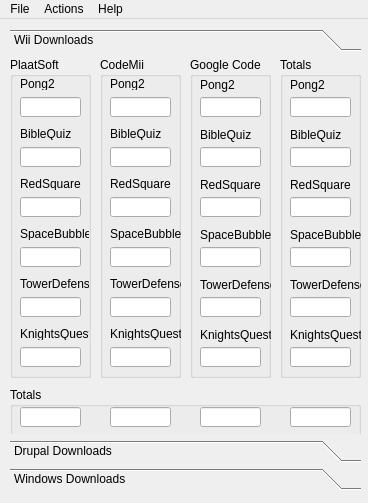
<?xml version="1.0" encoding="UTF-8"?>
<ui version="4.0">
 <class>MainWindow</class>
 <widget class="QMainWindow" name="MainWindow">
  <property name="geometry">
   <rect>
    <x>0</x>
    <y>0</y>
    <width>368</width>
    <height>503</height>
   </rect>
  </property>
  <property name="sizePolicy">
   <sizepolicy hsizetype="Fixed" vsizetype="Fixed">
    <horstretch>0</horstretch>
    <verstretch>0</verstretch>
   </sizepolicy>
  </property>
  <property name="windowTitle">
   <string/>
  </property>
  <property name="windowIcon">
   <iconset>
    <normaloff>images/open.png</normaloff>images/open.png</iconset>
  </property>
  <widget class="QWidget" name="centralWidget">
   <widget class="QToolBox" name="toolBox">
    <property name="geometry">
     <rect>
      <x>10</x>
      <y>10</y>
      <width>351</width>
      <height>461</height>
     </rect>
    </property>
    <property name="currentIndex">
     <number>0</number>
    </property>
    <widget class="QWidget" name="page">
     <property name="geometry">
      <rect>
       <x>0</x>
       <y>0</y>
       <width>351</width>
       <height>380</height>
      </rect>
     </property>
     <attribute name="label">
      <string>Wii Downloads</string>
     </attribute>
     <widget class="QGroupBox" name="groupBox">
      <property name="geometry">
       <rect>
        <x>0</x>
        <y>0</y>
        <width>81</width>
        <height>321</height>
       </rect>
      </property>
      <property name="title">
       <string>PlaatSoft</string>
      </property>
      <widget class="QLabel" name="label">
       <property name="geometry">
        <rect>
         <x>10</x>
         <y>20</y>
         <width>69</width>
         <height>13</height>
        </rect>
       </property>
       <property name="text">
        <string>Pong2</string>
       </property>
      </widget>
      <widget class="QLabel" name="label_4">
       <property name="geometry">
        <rect>
         <x>10</x>
         <y>120</y>
         <width>69</width>
         <height>13</height>
        </rect>
       </property>
       <property name="text">
        <string>RedSquare</string>
       </property>
      </widget>
      <widget class="QLabel" name="label_3">
       <property name="geometry">
        <rect>
         <x>10</x>
         <y>70</y>
         <width>69</width>
         <height>13</height>
        </rect>
       </property>
       <property name="text">
        <string>BibleQuiz</string>
       </property>
      </widget>
      <widget class="QLabel" name="label_2">
       <property name="geometry">
        <rect>
         <x>10</x>
         <y>170</y>
         <width>69</width>
         <height>13</height>
        </rect>
       </property>
       <property name="text">
        <string>SpaceBubble</string>
       </property>
      </widget>
      <widget class="QLabel" name="label_5">
       <property name="geometry">
        <rect>
         <x>10</x>
         <y>220</y>
         <width>69</width>
         <height>13</height>
        </rect>
       </property>
       <property name="text">
        <string>TowerDefense</string>
       </property>
      </widget>
      <widget class="QLineEdit" name="pong2Edit">
       <property name="geometry">
        <rect>
         <x>10</x>
         <y>40</y>
         <width>61</width>
         <height>20</height>
        </rect>
       </property>
       <property name="readOnly">
        <bool>true</bool>
       </property>
      </widget>
      <widget class="QLineEdit" name="bibleQuizEdit">
       <property name="geometry">
        <rect>
         <x>10</x>
         <y>90</y>
         <width>61</width>
         <height>20</height>
        </rect>
       </property>
       <property name="readOnly">
        <bool>true</bool>
       </property>
      </widget>
      <widget class="QLineEdit" name="redSquareEdit">
       <property name="geometry">
        <rect>
         <x>10</x>
         <y>140</y>
         <width>61</width>
         <height>20</height>
        </rect>
       </property>
       <property name="readOnly">
        <bool>true</bool>
       </property>
      </widget>
      <widget class="QLineEdit" name="spaceBubbleEdit">
       <property name="geometry">
        <rect>
         <x>10</x>
         <y>190</y>
         <width>61</width>
         <height>20</height>
        </rect>
       </property>
       <property name="readOnly">
        <bool>true</bool>
       </property>
      </widget>
      <widget class="QLineEdit" name="towerDefenseEdit">
       <property name="geometry">
        <rect>
         <x>10</x>
         <y>240</y>
         <width>61</width>
         <height>20</height>
        </rect>
       </property>
       <property name="readOnly">
        <bool>true</bool>
       </property>
      </widget>
      <widget class="QLineEdit" name="KnightsQuestEdit">
       <property name="geometry">
        <rect>
         <x>10</x>
         <y>290</y>
         <width>61</width>
         <height>20</height>
        </rect>
       </property>
       <property name="readOnly">
        <bool>true</bool>
       </property>
      </widget>
      <widget class="QLabel" name="label_30">
       <property name="geometry">
        <rect>
         <x>10</x>
         <y>270</y>
         <width>69</width>
         <height>13</height>
        </rect>
       </property>
       <property name="text">
        <string>KnightsQuest</string>
       </property>
      </widget>
     </widget>
     <widget class="QGroupBox" name="groupBox_2">
      <property name="geometry">
       <rect>
        <x>180</x>
        <y>0</y>
        <width>81</width>
        <height>321</height>
       </rect>
      </property>
      <property name="title">
       <string>Google Code</string>
      </property>
      <widget class="QLabel" name="label_11">
       <property name="geometry">
        <rect>
         <x>10</x>
         <y>20</y>
         <width>101</width>
         <height>16</height>
        </rect>
       </property>
       <property name="text">
        <string>Pong2</string>
       </property>
      </widget>
      <widget class="QLabel" name="label_12">
       <property name="geometry">
        <rect>
         <x>10</x>
         <y>70</y>
         <width>101</width>
         <height>16</height>
        </rect>
       </property>
       <property name="text">
        <string>BibleQuiz</string>
       </property>
      </widget>
      <widget class="QLabel" name="label_13">
       <property name="geometry">
        <rect>
         <x>10</x>
         <y>120</y>
         <width>91</width>
         <height>16</height>
        </rect>
       </property>
       <property name="text">
        <string>RedSquare</string>
       </property>
      </widget>
      <widget class="QLabel" name="label_14">
       <property name="geometry">
        <rect>
         <x>10</x>
         <y>170</y>
         <width>91</width>
         <height>16</height>
        </rect>
       </property>
       <property name="text">
        <string>SpaceBubble</string>
       </property>
      </widget>
      <widget class="QLabel" name="label_15">
       <property name="geometry">
        <rect>
         <x>10</x>
         <y>220</y>
         <width>81</width>
         <height>16</height>
        </rect>
       </property>
       <property name="text">
        <string>TowerDefense</string>
       </property>
      </widget>
      <widget class="QLineEdit" name="pong2Edit3">
       <property name="geometry">
        <rect>
         <x>10</x>
         <y>40</y>
         <width>61</width>
         <height>20</height>
        </rect>
       </property>
       <property name="readOnly">
        <bool>true</bool>
       </property>
      </widget>
      <widget class="QLineEdit" name="bibleQuizEdit3">
       <property name="geometry">
        <rect>
         <x>10</x>
         <y>90</y>
         <width>61</width>
         <height>20</height>
        </rect>
       </property>
       <property name="readOnly">
        <bool>true</bool>
       </property>
      </widget>
      <widget class="QLineEdit" name="redSquareEdit3">
       <property name="geometry">
        <rect>
         <x>10</x>
         <y>140</y>
         <width>61</width>
         <height>20</height>
        </rect>
       </property>
       <property name="readOnly">
        <bool>true</bool>
       </property>
      </widget>
      <widget class="QLineEdit" name="spaceBubbleEdit3">
       <property name="geometry">
        <rect>
         <x>10</x>
         <y>190</y>
         <width>61</width>
         <height>20</height>
        </rect>
       </property>
       <property name="readOnly">
        <bool>true</bool>
       </property>
      </widget>
      <widget class="QLineEdit" name="towerDefenseEdit3">
       <property name="geometry">
        <rect>
         <x>10</x>
         <y>240</y>
         <width>61</width>
         <height>20</height>
        </rect>
       </property>
       <property name="readOnly">
        <bool>true</bool>
       </property>
      </widget>
      <widget class="QLineEdit" name="KnightsQuestEdit3">
       <property name="geometry">
        <rect>
         <x>10</x>
         <y>290</y>
         <width>61</width>
         <height>20</height>
        </rect>
       </property>
       <property name="readOnly">
        <bool>true</bool>
       </property>
      </widget>
      <widget class="QLabel" name="label_32">
       <property name="geometry">
        <rect>
         <x>10</x>
         <y>270</y>
         <width>81</width>
         <height>16</height>
        </rect>
       </property>
       <property name="text">
        <string>KnightsQuest</string>
       </property>
      </widget>
     </widget>
     <widget class="QGroupBox" name="groupBox_4">
      <property name="geometry">
       <rect>
        <x>270</x>
        <y>0</y>
        <width>81</width>
        <height>321</height>
       </rect>
      </property>
      <property name="title">
       <string>Totals</string>
      </property>
      <widget class="QLabel" name="label_16">
       <property name="geometry">
        <rect>
         <x>10</x>
         <y>20</y>
         <width>71</width>
         <height>16</height>
        </rect>
       </property>
       <property name="text">
        <string>Pong2</string>
       </property>
      </widget>
      <widget class="QLabel" name="label_17">
       <property name="geometry">
        <rect>
         <x>10</x>
         <y>70</y>
         <width>71</width>
         <height>16</height>
        </rect>
       </property>
       <property name="text">
        <string>BibleQuiz</string>
       </property>
      </widget>
      <widget class="QLabel" name="label_18">
       <property name="geometry">
        <rect>
         <x>10</x>
         <y>120</y>
         <width>71</width>
         <height>16</height>
        </rect>
       </property>
       <property name="text">
        <string>RedSquare</string>
       </property>
      </widget>
      <widget class="QLabel" name="label_19">
       <property name="geometry">
        <rect>
         <x>10</x>
         <y>170</y>
         <width>71</width>
         <height>16</height>
        </rect>
       </property>
       <property name="text">
        <string>SpaceBubble</string>
       </property>
      </widget>
      <widget class="QLabel" name="label_20">
       <property name="geometry">
        <rect>
         <x>10</x>
         <y>220</y>
         <width>71</width>
         <height>16</height>
        </rect>
       </property>
       <property name="text">
        <string>TowerDefense</string>
       </property>
      </widget>
      <widget class="QLineEdit" name="pong2Edit4">
       <property name="geometry">
        <rect>
         <x>10</x>
         <y>40</y>
         <width>61</width>
         <height>20</height>
        </rect>
       </property>
       <property name="font">
        <font>
         <weight>75</weight>
         <bold>true</bold>
        </font>
       </property>
       <property name="readOnly">
        <bool>true</bool>
       </property>
      </widget>
      <widget class="QLineEdit" name="bibleQuizEdit4">
       <property name="geometry">
        <rect>
         <x>10</x>
         <y>90</y>
         <width>61</width>
         <height>20</height>
        </rect>
       </property>
       <property name="font">
        <font>
         <weight>75</weight>
         <bold>true</bold>
        </font>
       </property>
       <property name="readOnly">
        <bool>true</bool>
       </property>
      </widget>
      <widget class="QLineEdit" name="redSquareEdit4">
       <property name="geometry">
        <rect>
         <x>10</x>
         <y>140</y>
         <width>61</width>
         <height>20</height>
        </rect>
       </property>
       <property name="font">
        <font>
         <weight>75</weight>
         <bold>true</bold>
        </font>
       </property>
       <property name="readOnly">
        <bool>true</bool>
       </property>
      </widget>
      <widget class="QLineEdit" name="spaceBubbleEdit4">
       <property name="geometry">
        <rect>
         <x>10</x>
         <y>190</y>
         <width>61</width>
         <height>20</height>
        </rect>
       </property>
       <property name="font">
        <font>
         <weight>75</weight>
         <bold>true</bold>
        </font>
       </property>
       <property name="readOnly">
        <bool>true</bool>
       </property>
      </widget>
      <widget class="QLineEdit" name="towerDefenseEdit4">
       <property name="geometry">
        <rect>
         <x>10</x>
         <y>240</y>
         <width>61</width>
         <height>20</height>
        </rect>
       </property>
       <property name="font">
        <font>
         <weight>75</weight>
         <bold>true</bold>
        </font>
       </property>
       <property name="readOnly">
        <bool>true</bool>
       </property>
      </widget>
      <widget class="QLineEdit" name="KnightsQuestEdit4">
       <property name="geometry">
        <rect>
         <x>10</x>
         <y>290</y>
         <width>61</width>
         <height>20</height>
        </rect>
       </property>
       <property name="font">
        <font>
         <weight>75</weight>
         <bold>true</bold>
        </font>
       </property>
       <property name="readOnly">
        <bool>true</bool>
       </property>
      </widget>
      <widget class="QLabel" name="label_33">
       <property name="geometry">
        <rect>
         <x>10</x>
         <y>270</y>
         <width>71</width>
         <height>16</height>
        </rect>
       </property>
       <property name="text">
        <string>KnightsQuest</string>
       </property>
      </widget>
     </widget>
     <widget class="QGroupBox" name="groupBox_5">
      <property name="geometry">
       <rect>
        <x>0</x>
        <y>330</y>
        <width>351</width>
        <height>49</height>
       </rect>
      </property>
      <property name="title">
       <string>Totals</string>
      </property>
      <widget class="QLineEdit" name="totals">
       <property name="geometry">
        <rect>
         <x>10</x>
         <y>20</y>
         <width>61</width>
         <height>20</height>
        </rect>
       </property>
       <property name="font">
        <font>
         <weight>75</weight>
         <bold>true</bold>
        </font>
       </property>
       <property name="readOnly">
        <bool>true</bool>
       </property>
      </widget>
      <widget class="QLineEdit" name="totals2">
       <property name="geometry">
        <rect>
         <x>100</x>
         <y>20</y>
         <width>61</width>
         <height>20</height>
        </rect>
       </property>
       <property name="font">
        <font>
         <weight>75</weight>
         <bold>true</bold>
        </font>
       </property>
       <property name="readOnly">
        <bool>true</bool>
       </property>
      </widget>
      <widget class="QLineEdit" name="totals3">
       <property name="geometry">
        <rect>
         <x>190</x>
         <y>20</y>
         <width>61</width>
         <height>20</height>
        </rect>
       </property>
       <property name="font">
        <font>
         <weight>75</weight>
         <bold>true</bold>
        </font>
       </property>
       <property name="readOnly">
        <bool>true</bool>
       </property>
      </widget>
      <widget class="QLineEdit" name="totals4">
       <property name="geometry">
        <rect>
         <x>280</x>
         <y>20</y>
         <width>61</width>
         <height>20</height>
        </rect>
       </property>
       <property name="font">
        <font>
         <weight>75</weight>
         <bold>true</bold>
        </font>
       </property>
       <property name="readOnly">
        <bool>true</bool>
       </property>
      </widget>
     </widget>
     <widget class="QGroupBox" name="groupBox_3">
      <property name="geometry">
       <rect>
        <x>90</x>
        <y>0</y>
        <width>81</width>
        <height>321</height>
       </rect>
      </property>
      <property name="title">
       <string>CodeMii</string>
      </property>
      <widget class="QLabel" name="label_6">
       <property name="geometry">
        <rect>
         <x>10</x>
         <y>20</y>
         <width>79</width>
         <height>13</height>
        </rect>
       </property>
       <property name="text">
        <string>Pong2</string>
       </property>
      </widget>
      <widget class="QLabel" name="label_7">
       <property name="geometry">
        <rect>
         <x>10</x>
         <y>70</y>
         <width>79</width>
         <height>13</height>
        </rect>
       </property>
       <property name="text">
        <string>BibleQuiz</string>
       </property>
      </widget>
      <widget class="QLabel" name="label_8">
       <property name="geometry">
        <rect>
         <x>10</x>
         <y>120</y>
         <width>79</width>
         <height>13</height>
        </rect>
       </property>
       <property name="text">
        <string>RedSquare</string>
       </property>
      </widget>
      <widget class="QLabel" name="label_9">
       <property name="geometry">
        <rect>
         <x>10</x>
         <y>170</y>
         <width>79</width>
         <height>13</height>
        </rect>
       </property>
       <property name="text">
        <string>SpaceBubble</string>
       </property>
      </widget>
      <widget class="QLabel" name="label_10">
       <property name="geometry">
        <rect>
         <x>10</x>
         <y>220</y>
         <width>79</width>
         <height>13</height>
        </rect>
       </property>
       <property name="text">
        <string>TowerDefense</string>
       </property>
      </widget>
      <widget class="QLineEdit" name="pong2Edit2">
       <property name="geometry">
        <rect>
         <x>10</x>
         <y>40</y>
         <width>61</width>
         <height>20</height>
        </rect>
       </property>
       <property name="readOnly">
        <bool>true</bool>
       </property>
      </widget>
      <widget class="QLineEdit" name="bibleQuizEdit2">
       <property name="geometry">
        <rect>
         <x>10</x>
         <y>90</y>
         <width>61</width>
         <height>20</height>
        </rect>
       </property>
       <property name="readOnly">
        <bool>true</bool>
       </property>
      </widget>
      <widget class="QLineEdit" name="redSquareEdit2">
       <property name="geometry">
        <rect>
         <x>10</x>
         <y>140</y>
         <width>61</width>
         <height>20</height>
        </rect>
       </property>
       <property name="readOnly">
        <bool>true</bool>
       </property>
      </widget>
      <widget class="QLineEdit" name="spaceBubbleEdit2">
       <property name="geometry">
        <rect>
         <x>10</x>
         <y>190</y>
         <width>61</width>
         <height>20</height>
        </rect>
       </property>
       <property name="readOnly">
        <bool>true</bool>
       </property>
      </widget>
      <widget class="QLineEdit" name="towerDefenseEdit2">
       <property name="geometry">
        <rect>
         <x>10</x>
         <y>240</y>
         <width>61</width>
         <height>20</height>
        </rect>
       </property>
       <property name="readOnly">
        <bool>true</bool>
       </property>
      </widget>
      <widget class="QLineEdit" name="KnightsQuestEdit2">
       <property name="geometry">
        <rect>
         <x>10</x>
         <y>290</y>
         <width>61</width>
         <height>20</height>
        </rect>
       </property>
       <property name="readOnly">
        <bool>true</bool>
       </property>
      </widget>
      <widget class="QLabel" name="label_31">
       <property name="geometry">
        <rect>
         <x>10</x>
         <y>270</y>
         <width>79</width>
         <height>13</height>
        </rect>
       </property>
       <property name="text">
        <string>KnightsQuest</string>
       </property>
      </widget>
     </widget>
    </widget>
    <widget class="QWidget" name="page_2">
     <property name="geometry">
      <rect>
       <x>0</x>
       <y>0</y>
       <width>351</width>
       <height>380</height>
      </rect>
     </property>
     <attribute name="label">
      <string>Drupal Downloads</string>
     </attribute>
     <widget class="QGroupBox" name="groupBox_6">
      <property name="geometry">
       <rect>
        <x>0</x>
        <y>0</y>
        <width>110</width>
        <height>311</height>
       </rect>
      </property>
      <property name="title">
       <string>PlaatSoft</string>
      </property>
      <widget class="QLabel" name="label_21">
       <property name="geometry">
        <rect>
         <x>10</x>
         <y>20</y>
         <width>79</width>
         <height>13</height>
        </rect>
       </property>
       <property name="text">
        <string>Addressbook</string>
       </property>
      </widget>
      <widget class="QLabel" name="label_22">
       <property name="geometry">
        <rect>
         <x>10</x>
         <y>70</y>
         <width>101</width>
         <height>16</height>
        </rect>
       </property>
       <property name="text">
        <string>Event Notification</string>
       </property>
      </widget>
      <widget class="QLabel" name="label_23">
       <property name="geometry">
        <rect>
         <x>10</x>
         <y>120</y>
         <width>111</width>
         <height>16</height>
        </rect>
       </property>
       <property name="text">
        <string>Church Admin</string>
       </property>
      </widget>
      <widget class="QLineEdit" name="addressbookEdit1">
       <property name="geometry">
        <rect>
         <x>10</x>
         <y>40</y>
         <width>91</width>
         <height>20</height>
        </rect>
       </property>
       <property name="readOnly">
        <bool>true</bool>
       </property>
      </widget>
      <widget class="QLineEdit" name="eventNotificationEdit1">
       <property name="geometry">
        <rect>
         <x>10</x>
         <y>90</y>
         <width>90</width>
         <height>20</height>
        </rect>
       </property>
       <property name="readOnly">
        <bool>true</bool>
       </property>
      </widget>
      <widget class="QLineEdit" name="churchEdit1">
       <property name="geometry">
        <rect>
         <x>10</x>
         <y>140</y>
         <width>88</width>
         <height>20</height>
        </rect>
       </property>
       <property name="readOnly">
        <bool>true</bool>
       </property>
      </widget>
     </widget>
     <widget class="QGroupBox" name="groupBox_7">
      <property name="geometry">
       <rect>
        <x>0</x>
        <y>320</y>
        <width>351</width>
        <height>51</height>
       </rect>
      </property>
      <property name="title">
       <string>Totals</string>
      </property>
      <widget class="QLineEdit" name="totalsDrupalEdit1">
       <property name="geometry">
        <rect>
         <x>10</x>
         <y>20</y>
         <width>87</width>
         <height>20</height>
        </rect>
       </property>
       <property name="font">
        <font>
         <weight>75</weight>
         <bold>true</bold>
        </font>
       </property>
       <property name="readOnly">
        <bool>true</bool>
       </property>
      </widget>
      <widget class="QLineEdit" name="totalsDrupalEdit2">
       <property name="geometry">
        <rect>
         <x>130</x>
         <y>20</y>
         <width>87</width>
         <height>20</height>
        </rect>
       </property>
       <property name="font">
        <font>
         <weight>75</weight>
         <bold>true</bold>
        </font>
       </property>
       <property name="readOnly">
        <bool>true</bool>
       </property>
      </widget>
      <widget class="QLineEdit" name="totalsDrupalEdit3">
       <property name="geometry">
        <rect>
         <x>250</x>
         <y>20</y>
         <width>87</width>
         <height>20</height>
        </rect>
       </property>
       <property name="font">
        <font>
         <weight>75</weight>
         <bold>true</bold>
        </font>
       </property>
       <property name="readOnly">
        <bool>true</bool>
       </property>
      </widget>
     </widget>
     <widget class="QGroupBox" name="groupBox_8">
      <property name="geometry">
       <rect>
        <x>122</x>
        <y>-1</y>
        <width>105</width>
        <height>311</height>
       </rect>
      </property>
      <property name="title">
       <string>Google Code</string>
      </property>
      <widget class="QLabel" name="label_24">
       <property name="geometry">
        <rect>
         <x>10</x>
         <y>20</y>
         <width>79</width>
         <height>13</height>
        </rect>
       </property>
       <property name="text">
        <string>Addressbook</string>
       </property>
      </widget>
      <widget class="QLabel" name="label_25">
       <property name="geometry">
        <rect>
         <x>10</x>
         <y>70</y>
         <width>101</width>
         <height>16</height>
        </rect>
       </property>
       <property name="text">
        <string>Event Notification</string>
       </property>
      </widget>
      <widget class="QLabel" name="label_26">
       <property name="geometry">
        <rect>
         <x>10</x>
         <y>120</y>
         <width>111</width>
         <height>16</height>
        </rect>
       </property>
       <property name="text">
        <string>Church Admin</string>
       </property>
      </widget>
      <widget class="QLineEdit" name="addressbookEdit2">
       <property name="geometry">
        <rect>
         <x>10</x>
         <y>40</y>
         <width>84</width>
         <height>20</height>
        </rect>
       </property>
       <property name="readOnly">
        <bool>true</bool>
       </property>
      </widget>
      <widget class="QLineEdit" name="eventNotificationEdit2">
       <property name="geometry">
        <rect>
         <x>10</x>
         <y>90</y>
         <width>84</width>
         <height>20</height>
        </rect>
       </property>
       <property name="readOnly">
        <bool>true</bool>
       </property>
      </widget>
      <widget class="QLineEdit" name="churchEdit2">
       <property name="geometry">
        <rect>
         <x>10</x>
         <y>140</y>
         <width>83</width>
         <height>20</height>
        </rect>
       </property>
       <property name="readOnly">
        <bool>true</bool>
       </property>
      </widget>
     </widget>
     <widget class="QGroupBox" name="groupBox_9">
      <property name="geometry">
       <rect>
        <x>238</x>
        <y>0</y>
        <width>111</width>
        <height>311</height>
       </rect>
      </property>
      <property name="title">
       <string>Totals</string>
      </property>
      <widget class="QLabel" name="label_27">
       <property name="geometry">
        <rect>
         <x>10</x>
         <y>20</y>
         <width>79</width>
         <height>13</height>
        </rect>
       </property>
       <property name="text">
        <string>Addressbook</string>
       </property>
      </widget>
      <widget class="QLabel" name="label_28">
       <property name="geometry">
        <rect>
         <x>10</x>
         <y>70</y>
         <width>101</width>
         <height>16</height>
        </rect>
       </property>
       <property name="text">
        <string>Event Notification</string>
       </property>
      </widget>
      <widget class="QLabel" name="label_29">
       <property name="geometry">
        <rect>
         <x>10</x>
         <y>120</y>
         <width>111</width>
         <height>16</height>
        </rect>
       </property>
       <property name="text">
        <string>Church Admin</string>
       </property>
      </widget>
      <widget class="QLineEdit" name="addressbookEdit3">
       <property name="geometry">
        <rect>
         <x>10</x>
         <y>40</y>
         <width>84</width>
         <height>20</height>
        </rect>
       </property>
       <property name="font">
        <font>
         <weight>75</weight>
         <bold>true</bold>
        </font>
       </property>
       <property name="readOnly">
        <bool>true</bool>
       </property>
      </widget>
      <widget class="QLineEdit" name="eventNotificationEdit3">
       <property name="geometry">
        <rect>
         <x>10</x>
         <y>90</y>
         <width>84</width>
         <height>20</height>
        </rect>
       </property>
       <property name="font">
        <font>
         <weight>75</weight>
         <bold>true</bold>
        </font>
       </property>
       <property name="readOnly">
        <bool>true</bool>
       </property>
      </widget>
      <widget class="QLineEdit" name="churchEdit3">
       <property name="geometry">
        <rect>
         <x>10</x>
         <y>140</y>
         <width>83</width>
         <height>20</height>
        </rect>
       </property>
       <property name="font">
        <font>
         <weight>75</weight>
         <bold>true</bold>
        </font>
       </property>
       <property name="readOnly">
        <bool>true</bool>
       </property>
      </widget>
     </widget>
    </widget>
    <widget class="QWidget" name="page_3">
     <attribute name="label">
      <string>Windows Downloads</string>
     </attribute>
     <widget class="QGroupBox" name="groupBox_10">
      <property name="geometry">
       <rect>
        <x>0</x>
        <y>320</y>
        <width>351</width>
        <height>51</height>
       </rect>
      </property>
      <property name="title">
       <string>Totals</string>
      </property>
      <widget class="QLineEdit" name="totalsWindowsEdit1">
       <property name="geometry">
        <rect>
         <x>10</x>
         <y>20</y>
         <width>87</width>
         <height>20</height>
        </rect>
       </property>
       <property name="font">
        <font>
         <weight>75</weight>
         <bold>true</bold>
        </font>
       </property>
       <property name="readOnly">
        <bool>true</bool>
       </property>
      </widget>
      <widget class="QLineEdit" name="totalsWindowsEdit2">
       <property name="geometry">
        <rect>
         <x>130</x>
         <y>20</y>
         <width>87</width>
         <height>20</height>
        </rect>
       </property>
       <property name="font">
        <font>
         <weight>75</weight>
         <bold>true</bold>
        </font>
       </property>
       <property name="readOnly">
        <bool>true</bool>
       </property>
      </widget>
      <widget class="QLineEdit" name="totalsWindowsEdit3">
       <property name="geometry">
        <rect>
         <x>250</x>
         <y>20</y>
         <width>87</width>
         <height>20</height>
        </rect>
       </property>
       <property name="font">
        <font>
         <weight>75</weight>
         <bold>true</bold>
        </font>
       </property>
       <property name="readOnly">
        <bool>true</bool>
       </property>
      </widget>
     </widget>
     <widget class="QGroupBox" name="groupBox_11">
      <property name="geometry">
       <rect>
        <x>122</x>
        <y>0</y>
        <width>105</width>
        <height>311</height>
       </rect>
      </property>
      <property name="title">
       <string>Google Code</string>
      </property>
      <widget class="QLabel" name="label_35">
       <property name="geometry">
        <rect>
         <x>10</x>
         <y>20</y>
         <width>79</width>
         <height>13</height>
        </rect>
       </property>
       <property name="text">
        <string>PlaatStats</string>
       </property>
      </widget>
      <widget class="QLabel" name="label_36">
       <property name="geometry">
        <rect>
         <x>10</x>
         <y>70</y>
         <width>101</width>
         <height>16</height>
        </rect>
       </property>
       <property name="text">
        <string>PlaatScore</string>
       </property>
      </widget>
      <widget class="QLabel" name="label_37">
       <property name="geometry">
        <rect>
         <x>10</x>
         <y>120</y>
         <width>111</width>
         <height>16</height>
        </rect>
       </property>
       <property name="text">
        <string>RedSquare</string>
       </property>
      </widget>
      <widget class="QLineEdit" name="plaatstatsEdit2">
       <property name="geometry">
        <rect>
         <x>10</x>
         <y>40</y>
         <width>84</width>
         <height>20</height>
        </rect>
       </property>
       <property name="readOnly">
        <bool>true</bool>
       </property>
      </widget>
      <widget class="QLineEdit" name="plaatscoreEdit2">
       <property name="geometry">
        <rect>
         <x>10</x>
         <y>90</y>
         <width>84</width>
         <height>20</height>
        </rect>
       </property>
       <property name="readOnly">
        <bool>true</bool>
       </property>
      </widget>
      <widget class="QLineEdit" name="winredsquareEdit2">
       <property name="geometry">
        <rect>
         <x>10</x>
         <y>140</y>
         <width>83</width>
         <height>20</height>
        </rect>
       </property>
       <property name="readOnly">
        <bool>true</bool>
       </property>
      </widget>
      <widget class="QLineEdit" name="winKnightsQuestEdit2">
       <property name="geometry">
        <rect>
         <x>10</x>
         <y>190</y>
         <width>81</width>
         <height>20</height>
        </rect>
       </property>
       <property name="readOnly">
        <bool>true</bool>
       </property>
      </widget>
      <widget class="QLabel" name="label_48">
       <property name="geometry">
        <rect>
         <x>10</x>
         <y>170</y>
         <width>81</width>
         <height>16</height>
        </rect>
       </property>
       <property name="text">
        <string>KnightsQuest</string>
       </property>
      </widget>
     </widget>
     <widget class="QGroupBox" name="groupBox_12">
      <property name="geometry">
       <rect>
        <x>0</x>
        <y>0</y>
        <width>111</width>
        <height>311</height>
       </rect>
      </property>
      <property name="title">
       <string>PlaatSoft</string>
      </property>
      <widget class="QLabel" name="label_38">
       <property name="geometry">
        <rect>
         <x>10</x>
         <y>20</y>
         <width>79</width>
         <height>13</height>
        </rect>
       </property>
       <property name="text">
        <string>PlaatStats</string>
       </property>
      </widget>
      <widget class="QLabel" name="label_40">
       <property name="geometry">
        <rect>
         <x>10</x>
         <y>120</y>
         <width>81</width>
         <height>16</height>
        </rect>
       </property>
       <property name="text">
        <string>RedSquare</string>
       </property>
      </widget>
      <widget class="QLineEdit" name="plaatstatsEdit1">
       <property name="geometry">
        <rect>
         <x>10</x>
         <y>40</y>
         <width>91</width>
         <height>20</height>
        </rect>
       </property>
       <property name="readOnly">
        <bool>true</bool>
       </property>
      </widget>
      <widget class="QLineEdit" name="plaatscoreEdit1">
       <property name="geometry">
        <rect>
         <x>10</x>
         <y>90</y>
         <width>90</width>
         <height>20</height>
        </rect>
       </property>
       <property name="readOnly">
        <bool>true</bool>
       </property>
      </widget>
      <widget class="QLineEdit" name="winredsquareEdit1">
       <property name="geometry">
        <rect>
         <x>10</x>
         <y>140</y>
         <width>88</width>
         <height>20</height>
        </rect>
       </property>
       <property name="readOnly">
        <bool>true</bool>
       </property>
      </widget>
      <widget class="QLabel" name="label_46">
       <property name="geometry">
        <rect>
         <x>10</x>
         <y>70</y>
         <width>91</width>
         <height>16</height>
        </rect>
       </property>
       <property name="text">
        <string>PlaatScore</string>
       </property>
      </widget>
      <widget class="QLabel" name="label_47">
       <property name="geometry">
        <rect>
         <x>10</x>
         <y>170</y>
         <width>81</width>
         <height>16</height>
        </rect>
       </property>
       <property name="text">
        <string>KnightsQuest</string>
       </property>
      </widget>
      <widget class="QLineEdit" name="winKnightsQuestEdit1">
       <property name="geometry">
        <rect>
         <x>10</x>
         <y>190</y>
         <width>88</width>
         <height>20</height>
        </rect>
       </property>
       <property name="readOnly">
        <bool>true</bool>
       </property>
      </widget>
     </widget>
     <widget class="QGroupBox" name="groupBox_13">
      <property name="geometry">
       <rect>
        <x>240</x>
        <y>0</y>
        <width>111</width>
        <height>311</height>
       </rect>
      </property>
      <property name="title">
       <string>Totals</string>
      </property>
      <widget class="QLabel" name="label_43">
       <property name="geometry">
        <rect>
         <x>10</x>
         <y>20</y>
         <width>79</width>
         <height>13</height>
        </rect>
       </property>
       <property name="text">
        <string>PlaatStats</string>
       </property>
      </widget>
      <widget class="QLabel" name="label_44">
       <property name="geometry">
        <rect>
         <x>10</x>
         <y>70</y>
         <width>101</width>
         <height>16</height>
        </rect>
       </property>
       <property name="text">
        <string>PlaatScore</string>
       </property>
      </widget>
      <widget class="QLabel" name="label_45">
       <property name="geometry">
        <rect>
         <x>10</x>
         <y>120</y>
         <width>111</width>
         <height>16</height>
        </rect>
       </property>
       <property name="text">
        <string>RedSquare</string>
       </property>
      </widget>
      <widget class="QLineEdit" name="plaatstatsEdit3">
       <property name="geometry">
        <rect>
         <x>10</x>
         <y>40</y>
         <width>81</width>
         <height>20</height>
        </rect>
       </property>
       <property name="font">
        <font>
         <weight>75</weight>
         <bold>true</bold>
        </font>
       </property>
       <property name="readOnly">
        <bool>true</bool>
       </property>
      </widget>
      <widget class="QLineEdit" name="plaatscoreEdit3">
       <property name="geometry">
        <rect>
         <x>10</x>
         <y>90</y>
         <width>84</width>
         <height>20</height>
        </rect>
       </property>
       <property name="font">
        <font>
         <weight>75</weight>
         <bold>true</bold>
        </font>
       </property>
       <property name="readOnly">
        <bool>true</bool>
       </property>
      </widget>
      <widget class="QLineEdit" name="winredsquareEdit3">
       <property name="geometry">
        <rect>
         <x>10</x>
         <y>140</y>
         <width>83</width>
         <height>20</height>
        </rect>
       </property>
       <property name="font">
        <font>
         <weight>75</weight>
         <bold>true</bold>
        </font>
       </property>
       <property name="readOnly">
        <bool>true</bool>
       </property>
      </widget>
      <widget class="QLabel" name="label_49">
       <property name="geometry">
        <rect>
         <x>10</x>
         <y>170</y>
         <width>81</width>
         <height>16</height>
        </rect>
       </property>
       <property name="text">
        <string>KnightsQuest</string>
       </property>
      </widget>
      <widget class="QLineEdit" name="winKnightsQuestEdit3">
       <property name="geometry">
        <rect>
         <x>10</x>
         <y>190</y>
         <width>81</width>
         <height>20</height>
        </rect>
       </property>
       <property name="readOnly">
        <bool>true</bool>
       </property>
      </widget>
     </widget>
    </widget>
   </widget>
  </widget>
  <widget class="QMenuBar" name="menuBar">
   <property name="geometry">
    <rect>
     <x>0</x>
     <y>0</y>
     <width>368</width>
     <height>20</height>
    </rect>
   </property>
   <widget class="QMenu" name="menuExit">
    <property name="title">
     <string>File</string>
    </property>
    <addaction name="actionExit"/>
   </widget>
   <widget class="QMenu" name="menuHelp">
    <property name="title">
     <string>Help</string>
    </property>
    <addaction name="actionDonate"/>
    <addaction name="separator"/>
    <addaction name="actionCheck_for_update"/>
    <addaction name="separator"/>
    <addaction name="actionAbout"/>
   </widget>
   <widget class="QMenu" name="menuEdit">
    <property name="title">
     <string>Actions</string>
    </property>
    <addaction name="actionRefreshData"/>
    <addaction name="actionDataClipboard"/>
    <addaction name="separator"/>
    <addaction name="actionSettings"/>
   </widget>
   <addaction name="menuExit"/>
   <addaction name="menuEdit"/>
   <addaction name="menuHelp"/>
  </widget>
  <action name="actionAbout">
   <property name="text">
    <string>About</string>
   </property>
  </action>
  <action name="actionExit">
   <property name="text">
    <string>Exit</string>
   </property>
  </action>
  <action name="actionDataClipboard">
   <property name="text">
    <string>Data to Clipboard</string>
   </property>
  </action>
  <action name="actionRefreshData">
   <property name="text">
    <string>Refresh Data</string>
   </property>
  </action>
  <action name="actionCheck_for_update">
   <property name="text">
    <string>Check for update...</string>
   </property>
  </action>
  <action name="actionSettings">
   <property name="text">
    <string>Settings</string>
   </property>
  </action>
  <action name="actionDonate">
   <property name="text">
    <string>Donate</string>
   </property>
  </action>
 </widget>
 <layoutdefault spacing="6" margin="11"/>
 <tabstops>
  <tabstop>pong2Edit</tabstop>
  <tabstop>pong2Edit2</tabstop>
  <tabstop>pong2Edit3</tabstop>
  <tabstop>pong2Edit4</tabstop>
  <tabstop>bibleQuizEdit</tabstop>
  <tabstop>bibleQuizEdit2</tabstop>
  <tabstop>bibleQuizEdit3</tabstop>
  <tabstop>bibleQuizEdit4</tabstop>
  <tabstop>redSquareEdit</tabstop>
  <tabstop>redSquareEdit2</tabstop>
  <tabstop>redSquareEdit3</tabstop>
  <tabstop>redSquareEdit4</tabstop>
  <tabstop>spaceBubbleEdit</tabstop>
  <tabstop>spaceBubbleEdit2</tabstop>
  <tabstop>spaceBubbleEdit3</tabstop>
  <tabstop>spaceBubbleEdit4</tabstop>
  <tabstop>towerDefenseEdit</tabstop>
  <tabstop>towerDefenseEdit2</tabstop>
  <tabstop>towerDefenseEdit3</tabstop>
  <tabstop>towerDefenseEdit4</tabstop>
  <tabstop>totals</tabstop>
  <tabstop>totals2</tabstop>
  <tabstop>totals3</tabstop>
  <tabstop>totals4</tabstop>
  <tabstop>addressbookEdit1</tabstop>
  <tabstop>eventNotificationEdit1</tabstop>
  <tabstop>churchEdit1</tabstop>
  <tabstop>totalsDrupalEdit1</tabstop>
 </tabstops>
 <resources/>
 <connections/>
</ui>
